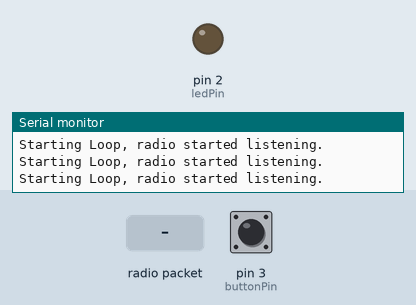
Simulated run of this sketch. Board: Arduino Uno, built with avr-gcc and run on an emulated ATmega328P. Parts: output pins drawn as LEDs (lit = HIGH), the last lines printed to the serial monitor. Dashed ring = blinking. The inputs (shaded band) are chosen by the test bench; at power-on: pin 3 (buttonPin) HIGH. No radio packets arrive unless stated.

Above: at 1.2 s.
1.3 s: radio packet "TEST" arrives
At 1.7 s:
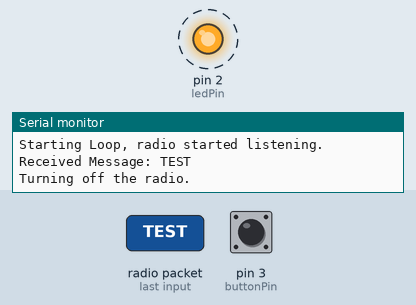
4.3 s: radio packet "1P" arrives
At 7.1 s:
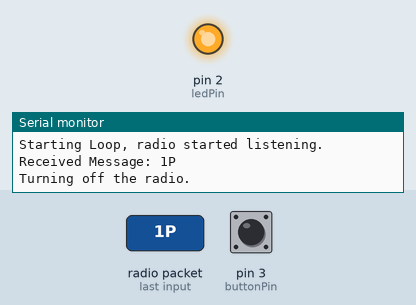
Timing chart, 0 to 8.6 s (numbered marks = the images above; inputs shaded):
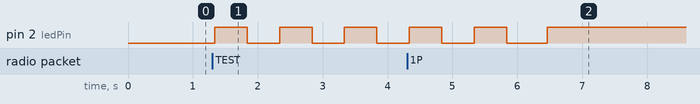

Measured:
- after the input at 1.3 s, pin 2 (ledPin): alternates HIGH for 0.50 s and LOW for 0.50 s, starting at once

The sketch:

btnGame_node.ino
```cpp
#include<SPI.h>
#include<RF24.h>

//ce. csn pins
RF24 radio(9, 10);

int buttonPin = 3;
int ledPin = 2;

void setup(void) {
  pinMode(buttonPin, INPUT_PULLUP);
  pinMode(ledPin, OUTPUT);
  while (!Serial);
  Serial.begin(9600);

  radio.begin();
  radio.setPALevel(RF24_PA_MAX);
  radio.setChannel(0x76);
  radio.openWritingPipe(0xF0F0F0F0E1LL);
  const uint64_t pipe = 0xE8E8F0F0E1LL;
  radio.openReadingPipe(1, pipe);

  radio.enableDynamicPayloads();
  radio.powerUp();
}

void loop() {
  radio.startListening();
  Serial.println("Starting Loop, radio started listening.");
  char receivedMessage[32] = {0};

  if (radio.available()) {
    radio.read(receivedMessage, sizeof(receivedMessage));
    Serial.print("Received Message: ");
    Serial.println(receivedMessage);
    Serial.println("Turning off the radio.");
    radio.stopListening();

    String stringMessage(receivedMessage);

    // Actual action if asked for button press
    if (stringMessage == "1P") {
      digitalWrite(ledPin,HIGH);

      while (digitalRead(buttonPin) == HIGH){
            }
      digitalWrite(ledPin, LOW);
      Serial.println("looks like they want a string");
      const char text[] = "Node 1P - Hello";
      radio.write(text, sizeof(text));
      Serial.println("We sent our message: " + String(text));
    }

    // Test scenario
    if (stringMessage == "TEST") {
      for(int x=0; x < 5; x++) {
        digitalWrite(ledPin,HIGH);
        delay(500);
        digitalWrite(ledPin, LOW);
        delay(500);
      }
      Serial.println("Test completed");
      const char text[] = "Test done";
      radio.write(text, sizeof(text));
      Serial.println("We sent our message: " + String(text));
    }
  }

  delay(100);
}
```
